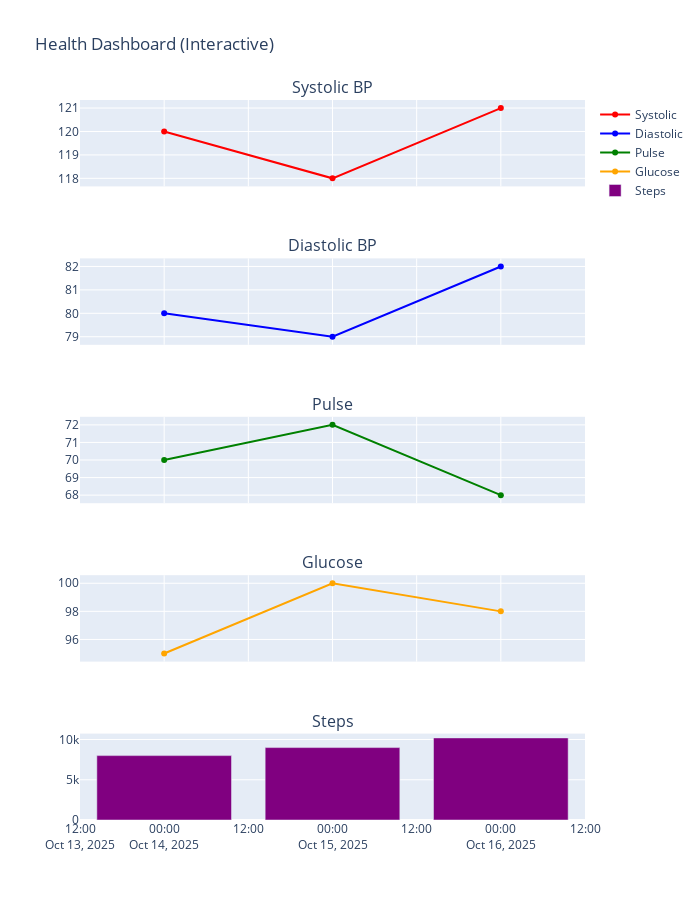

Notebook cell for this chart:
### Code cell
import plotly.graph_objs as go
from plotly.subplots import make_subplots
from plotly.offline import iplot

# Example sample data
dates = ["2025-10-14", "2025-10-15", "2025-10-16"]
systolic = [120, 118, 121]
diastolic = [80, 79, 82]
pulse = [70, 72, 68]
glucose = [95, 100, 98]
steps = [8000, 9000, 10200]

# Create subplots: one row per metric
fig = make_subplots(
    rows=5, cols=1, shared_xaxes=True,
    subplot_titles=("Systolic BP", "Diastolic BP", "Pulse", "Glucose", "Steps")
)

# Systolic
fig.add_trace(go.Scatter(x=dates, y=systolic, mode='lines+markers', name='Systolic', line=dict(color='red')), row=1, col=1)

# Diastolic
fig.add_trace(go.Scatter(x=dates, y=diastolic, mode='lines+markers', name='Diastolic', line=dict(color='blue')), row=2, col=1)

# Pulse
fig.add_trace(go.Scatter(x=dates, y=pulse, mode='lines+markers', name='Pulse', line=dict(color='green')), row=3, col=1)

# Glucose
fig.add_trace(go.Scatter(x=dates, y=glucose, mode='lines+markers', name='Glucose', line=dict(color='orange')), row=4, col=1)

# Steps
fig.add_trace(go.Bar(x=dates, y=steps, name='Steps', marker=dict(color='purple')), row=5, col=1)

# Layout
fig.update_layout(height=900, width=700, title_text="Health Dashboard (Interactive)")

# Show plot interactively (works on iPad / Carnets)
iplot(fig)

### Figure 1 — Plotly figure (JSON) as saved in the notebook; plotly's stock layout.template omitted (floating-point values rounded to 4 significant figures)
{"data": [{"line": {"color": "red"}, "mode": "lines+markers", "name": "Systolic", "x": ["2025-10-14", "2025-10-15", "2025-10-16"], "xaxis": "x", "y": [120, 118, 121], "yaxis": "y", "type": "scatter"}, {"line": {"color": "blue"}, "mode": "lines+markers", "name": "Diastolic", "x": ["2025-10-14", "2025-10-15", "2025-10-16"], "xaxis": "x2", "y": [80, 79, 82], "yaxis": "y2", "type": "scatter"}, {"line": {"color": "green"}, "mode": "lines+markers", "name": "Pulse", "x": ["2025-10-14", "2025-10-15", "2025-10-16"], "xaxis": "x3", "y": [70, 72, 68], "yaxis": "y3", "type": "scatter"}, {"line": {"color": "orange"}, "mode": "lines+markers", "name": "Glucose", "x": ["2025-10-14", "2025-10-15", "2025-10-16"], "xaxis": "x4", "y": [95, 100, 98], "yaxis": "y4", "type": "scatter"}, {"marker": {"color": "purple"}, "name": "Steps", "x": ["2025-10-14", "2025-10-15", "2025-10-16"], "xaxis": "x5", "y": [8000, 9000, 10200], "yaxis": "y5", "type": "bar"}], "layout": {"annotations": [{"font": {"size": 16}, "showarrow": false, "text": "Systolic BP", "x": 0.5, "xanchor": "center", "xref": "paper", "y": 1, "yanchor": "bottom", "yref": "paper"}, {"font": {"size": 16}, "showarrow": false, "text": "Diastolic BP", "x": 0.5, "xanchor": "center", "xref": "paper", "y": 0.78, "yanchor": "bottom", "yref": "paper"}, {"font": {"size": 16}, "showarrow": false, "text": "Pulse", "x": 0.5, "xanchor": "center", "xref": "paper", "y": 0.56, "yanchor": "bottom", "yref": "paper"}, {"font": {"size": 16}, "showarrow": false, "text": "Glucose", "x": 0.5, "xanchor": "center", "xref": "paper", "y": 0.34, "yanchor": "bottom", "yref": "paper"}, {"font": {"size": 16}, "showarrow": false, "text": "Steps", "x": 0.5, "xanchor": "center", "xref": "paper", "y": 0.12, "yanchor": "bottom", "yref": "paper"}], "height": 900, "title": {"text": "Health Dashboard (Interactive)"}, "width": 700, "xaxis": {"anchor": "y", "domain": [0, 1], "matches": "x5", "showticklabels": false}, "yaxis": {"anchor": "x", "domain": [0.88, 1]}, "xaxis2": {"anchor": "y2", "domain": [0, 1], "matches": "x5", "showticklabels": false}, "yaxis2": {"anchor": "x2", "domain": [0.66, 0.78]}, "xaxis3": {"anchor": "y3", "domain": [0, 1], "matches": "x5", "showticklabels": false}, "yaxis3": {"anchor": "x3", "domain": [0.44, 0.56]}, "xaxis4": {"anchor": "y4", "domain": [0, 1], "matches": "x5", "showticklabels": false}, "yaxis4": {"anchor": "x4", "domain": [0.22, 0.34]}, "xaxis5": {"anchor": "y5", "domain": [0, 1]}, "yaxis5": {"anchor": "x5", "domain": [0, 0.12]}}}
